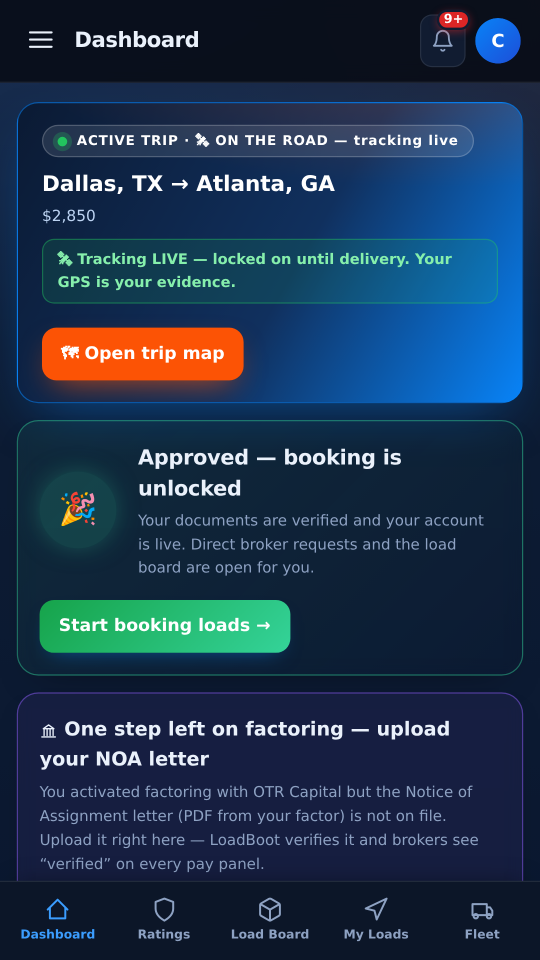
#> input picture docs/playstore-screenshots/01-dashboard.png, 1080 x 1920 px, found by its file name (shown at 1/2 size)
$ python make-appstore-shots.py
#> lines starting #> are read from the running program, lines starting #| are printed output that depends on the picture; after the words box and inside, x2 and y2 are one past the last pixel; in counts of white or black regions, pixels touching at a corner belong together
#!/usr/bin/env python3
"""make-appstore-shots.py — compose App Store screenshots from raw portal captures.

Input : raw phone captures (any size, portrait; the Play 1080x1920 shots work) listed in SHOTS.
Output: docs/appstore-screenshots/iphone-69/NN-slug.png  (1320x2868, 6.9" — REQUIRED)
        docs/appstore-screenshots/ipad-13/NN-slug.png    (2064x2752, 13"  — required if iPad enabled)
Style : flat brand navy (#0F172A) → deep navy gradient, Poppins headline + sub-line, rounded
        screenshot with a hairline border and soft shadow. No alpha (Apple rejects transparency).

Usage: python3 tools/ios/scripts/make-appstore-shots.py [--src docs/playstore-screenshots] [--font /path/Poppins-Bold.ttf]
Re-run any time the captures change. Replace the 1080x1920 sources with true iPhone-size captures
(Chrome DevTools → iPhone 15 Pro Max, DPR 3) whenever convenient; the layout adapts.
"""
import argparse, os, sys
from PIL import Image, ImageDraw, ImageFilter, ImageFont

NAVY = (15, 23, 42); NAVY2 = (7, 12, 26); BLUE = (8, 131, 247); ORANGE = (252, 83, 5); MUTED = (148, 163, 184)

# (source file, headline, sub-line, accent)
SHOTS = [
    ("01-dashboard.png",        "Your loads, trips\nand money — one app", "Carrier dashboard: active trip, approvals, next step.", BLUE),
    ("02-load-board.png",       "A verified load board",                  "Broker-posted freight. Real rates. No junk.",       BLUE),
    ("04-live-trip.png",        "GPS proof on\nevery mile",               "Arrive / depart stamps and live tracking the broker can see.", ORANGE),
    ("03-post-truck.png",       "Post your truck,\nlet loads find you",   "Equipment, dates, radius, rate floor — matches come to you.", BLUE),
    ("05-earnings.png",         "Settlements you\ncan actually read",     "Invoices, detention, accessorials — every dollar traced.", ORANGE),
    ("08-verified-profile.png", "Verified carrier\nprofile",              "FMCSA authority, insurance and W-9 checked once, reused everywhere.", BLUE),
    ("broker-01-dashboard.png", "Brokers & shippers:\npost freight free",  "One dashboard for open loads, offers and covered lanes.", ORANGE),
    ("broker-04-tracking.png",  "Watch the truck,\nnot your phone",        "Live location + ETA on every covered load.",       BLUE),
]

SIZES = {"iphone-69": (1320, 2868), "ipad-13": (2064, 2752)}


def gradient(w, h):
#> called with w = 1320, h = 2868
    im = Image.new("RGB", (w, h), NAVY); px = im.load()
#> after `im = Image.new('RGB', (w, h), NAVY)`:
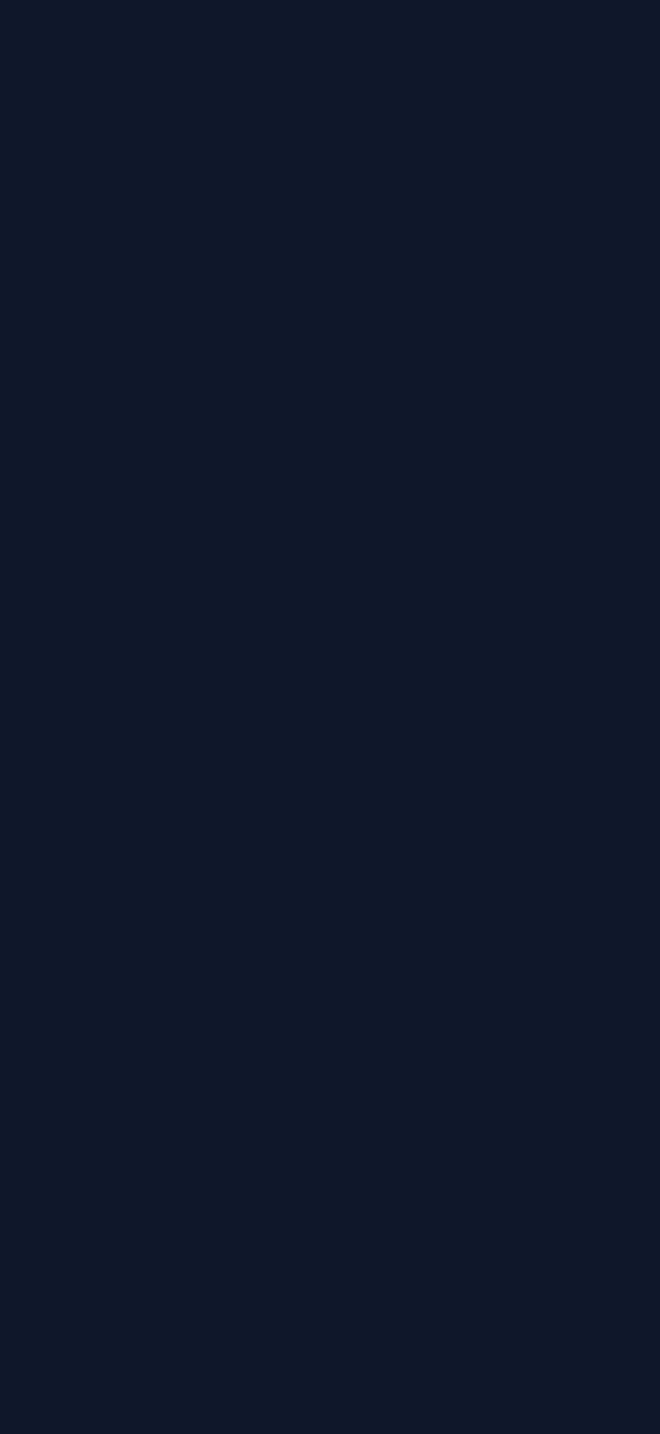
#> im: PIL image 1320x2868 RGB (shown at 1/2 size); mean R, G, B 15, 23, 42
    for y in range(h):
        t = y / max(1, h - 1)
        c = tuple(int(NAVY[i] * (1 - t) + NAVY2[i] * t) for i in range(3))
        for x in range(w): px[x, y] = c
    return im


def rounded(im, r):
    m = Image.new("L", im.size, 0); ImageDraw.Draw(m).rounded_rectangle([0, 0, im.width - 1, im.height - 1], r, fill=255)
    out = im.convert("RGBA"); out.putalpha(m); return out


def load_font(path, size):
    for p in [path, "/usr/share/fonts/truetype/google-fonts/Poppins-Bold.ttf", "C:/Windows/Fonts/arialbd.ttf"]:
        if p and os.path.exists(p):
            return ImageFont.truetype(p, size)
    return ImageFont.load_default()


def compose(src, headline, sub, accent, W, H, font_path, ipad=False):
    canvas = gradient(W, H); d = ImageDraw.Draw(canvas)
    if os.path.basename(src).startswith("broker-"):
        # broker sources are already marketing composites (own headline) → scale + center, no second frame
        shot = Image.open(src).convert("RGB")
        tw = W if not ipad else int(W * 0.62); th = int(shot.height * tw / shot.width)
        if th > H: th = H; tw = int(shot.width * th / shot.height)
        shot = shot.resize((tw, th), Image.LANCZOS)
        canvas.paste(shot, ((W - tw) // 2, (H - th) // 2)); return canvas
    scale = W / 1320
    hf = load_font(font_path, int(84 * scale)); sf = load_font(font_path, int(40 * scale))
    x0 = int(96 * scale); y = int(150 * scale)
    # accent bar + headline
    d.rounded_rectangle([x0, y + int(10 * scale), x0 + int(14 * scale), y + int(96 * scale)], int(7 * scale), fill=accent)
    d.multiline_text((x0 + int(44 * scale), y), headline, font=hf, fill=(255, 255, 255), spacing=int(6 * scale))
    lines = headline.count("\n") + 1
    y += int((100 * lines + 24) * scale)
    d.text((x0 + int(44 * scale), y), sub, font=sf, fill=MUTED)
    y += int(110 * scale)
    # screenshot: fit width, keep aspect, bleed off the bottom
    shot = Image.open(src).convert("RGB")
#> shot is the input picture: PIL image 1080x1920 RGB; mean R, G, B 30.2, 52.9, 78.7
    tw = W - 2 * int(96 * scale) if not ipad else int(W * 0.56)
    th = int(shot.height * tw / shot.width)
#> th = 2005
    shot = shot.resize((tw, th), Image.LANCZOS)
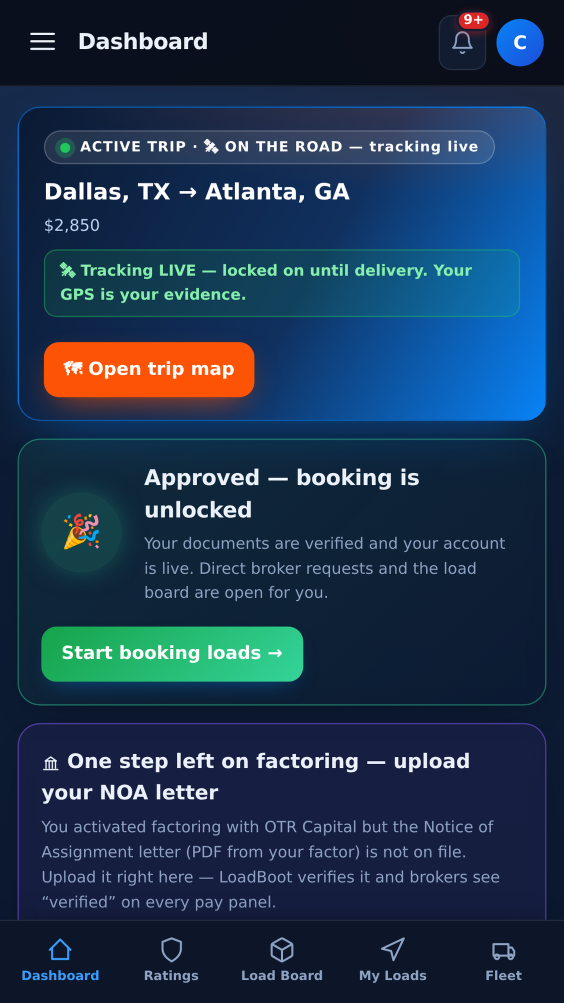
#> shot: PIL image 1128x2005 RGB (shown at 1/2 size); mean R, G, B 30.1, 52.9, 78.7
    r = int(54 * scale)
    sx = (W - tw) // 2
    # shadow
    sh = Image.new("RGBA", (tw + int(80 * scale), th + int(80 * scale)), (0, 0, 0, 0))
#> sh: PIL image 1208x2085 RGBA; every value is 0
    ImageDraw.Draw(sh).rounded_rectangle([int(40 * scale), int(40 * scale), tw + int(40 * scale), th + int(40 * scale)], r, fill=(0, 0, 0, 150))
    sh = sh.filter(ImageFilter.GaussianBlur(int(30 * scale)))
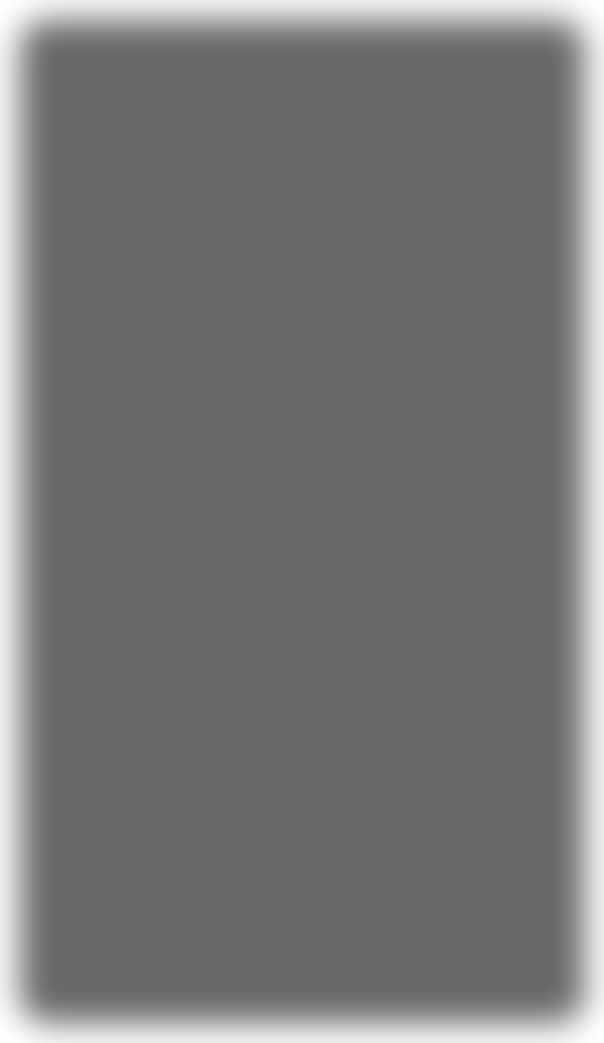
#> sh: PIL image 1208x2085 RGBA (shown at 1/2 size); mean R, G, B, A 0, 0, 0, 134.4; transparent parts drawn white
    canvas.paste(sh, (sx - int(40 * scale), y - int(20 * scale)), sh)
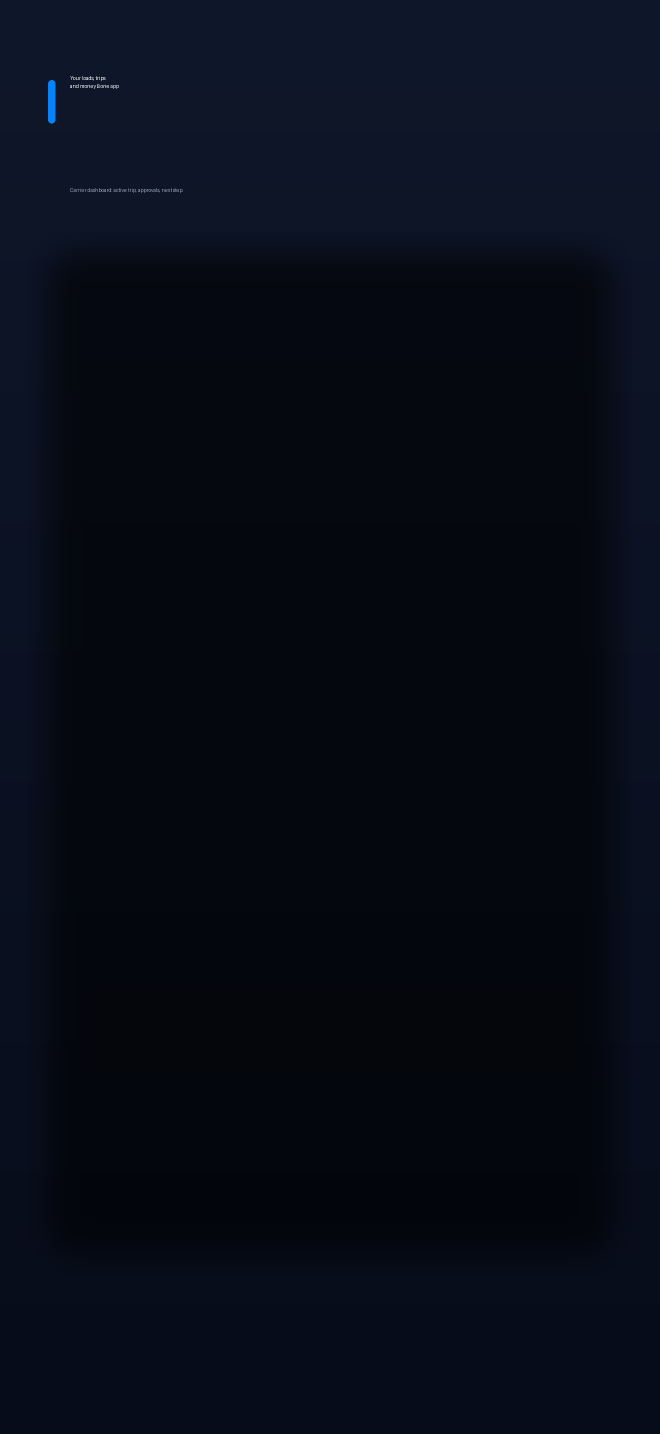
#> canvas: PIL image 1320x2868 RGB (shown at 1/2 size); mean R, G, B 7, 11.2, 22
    rs = rounded(shot, r)
#> in rounded, `m = Image.new('L', im.size, 0)`: m: PIL image 1128x2005 L; every value is 0
#> in rounded, `ImageDraw.Draw(m).rounded_rectangle([0, 0, im.width - 1, im.height - 1`:
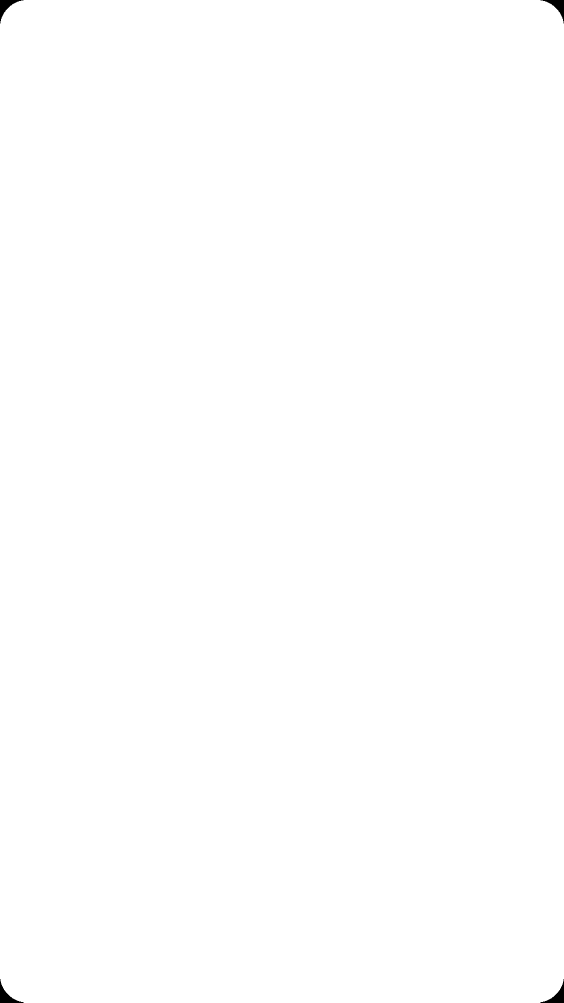
#> m: PIL image 1128x2005 L (shown at 1/2 size); 99.9% white; 4 black regions, box (x1, y1, x2, y2) and area: (0, 0, 47, 47) 642, (1081, 0, 1128, 47) 642, (0, 1958, 47, 2005) 642, (1081, 1958, 1128, 2005) 642
    border = Image.new("RGBA", (tw + 4, th + 4), (0, 0, 0, 0)); ImageDraw.Draw(border).rounded_rectangle([0, 0, tw + 3, th + 3], r + 2, outline=(255, 255, 255, 40), width=2)
#> after `border = Image.new('RGBA', (tw + 4, th + 4), (0, 0, 0, 0))`: border: PIL image 1132x2009 RGBA; every value is 0
    canvas.paste(border, (sx - 2, y - 2), border)
    canvas.paste(rs, (sx, y), rs)
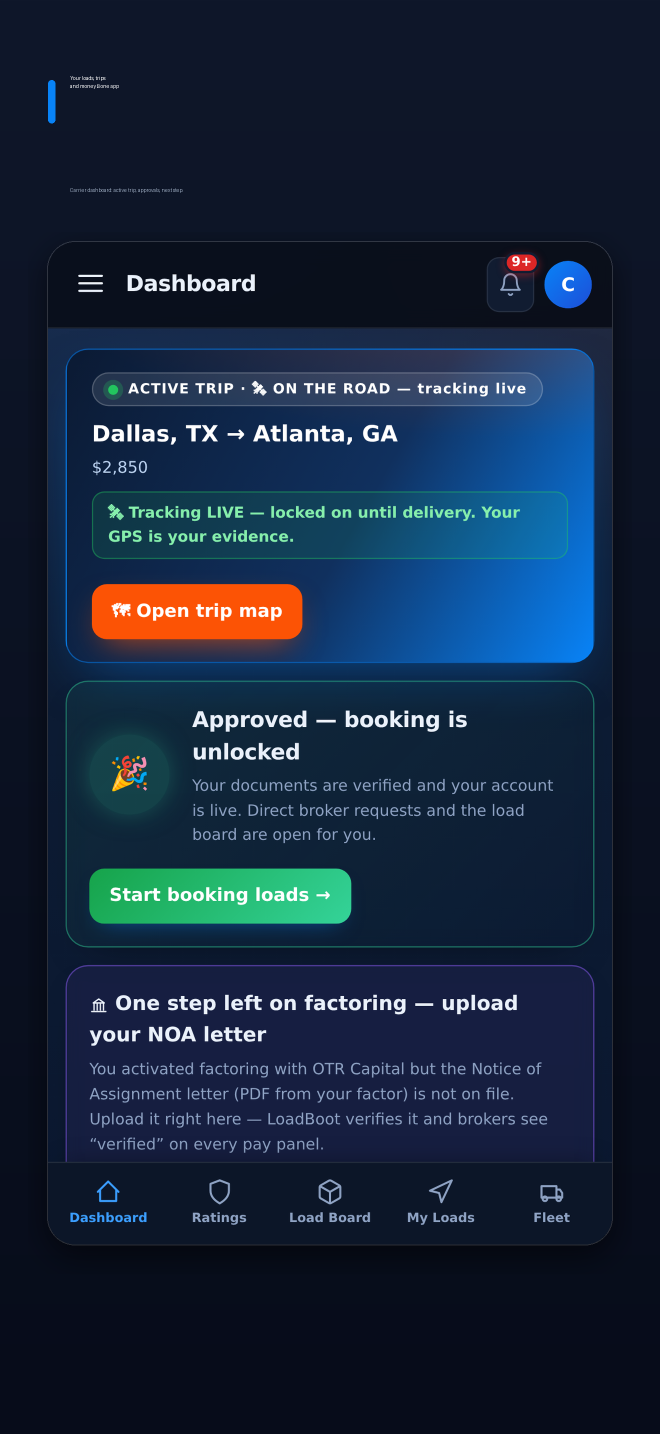
#> canvas: PIL image 1320x2868 RGB (shown at 1/2 size); mean R, G, B 22.4, 38.6, 60.5
    return canvas


def main():
    ap = argparse.ArgumentParser(); ap.add_argument("--src", default="docs/playstore-screenshots"); ap.add_argument("--out", default="docs/appstore-screenshots"); ap.add_argument("--font", default=None)
    a = ap.parse_args()
    for key, (W, H) in SIZES.items():
        od = os.path.join(a.out, key); os.makedirs(od, exist_ok=True)
        for i, (f, hl, sub, acc) in enumerate(SHOTS, 1):
            src = os.path.join(a.src, f)
            if not os.path.exists(src): print("skip (missing)", src); continue
            out = compose(src, hl, sub, acc, W, H, a.font, ipad=(key == "ipad-13"))
            name = f"{i:02d}-{os.path.splitext(f)[0]}.png"
            out.save(os.path.join(od, name), optimize=True)
            print("wrote", os.path.join(od, name), out.size, out.mode)
#| wrote docs/appstore-screenshots/iphone-69/01-01-dashboard.png (1320, 2868) RGB


if __name__ == "__main__":
#> (the run stopped early here; a loop or call above may not have finished)
